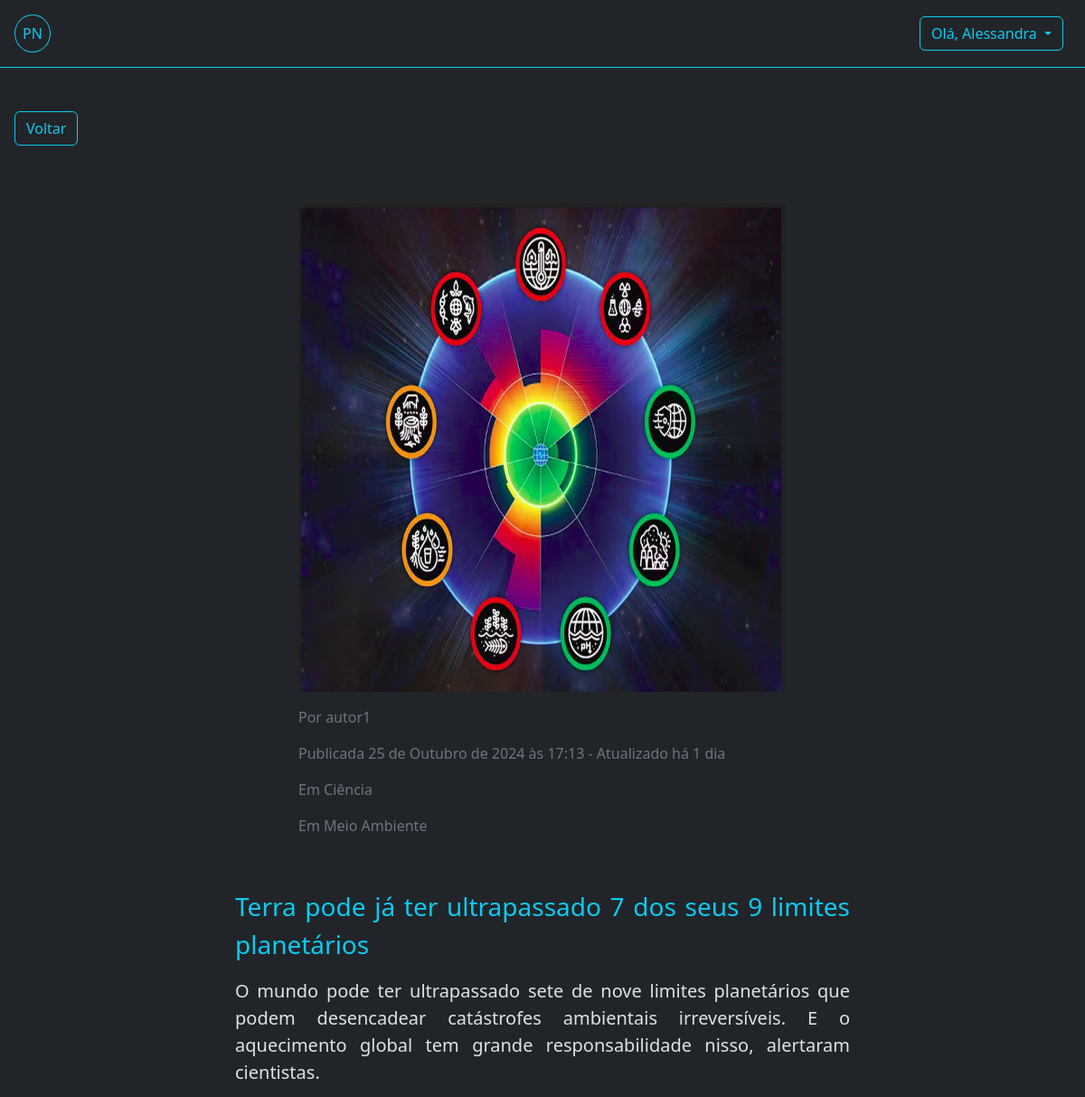
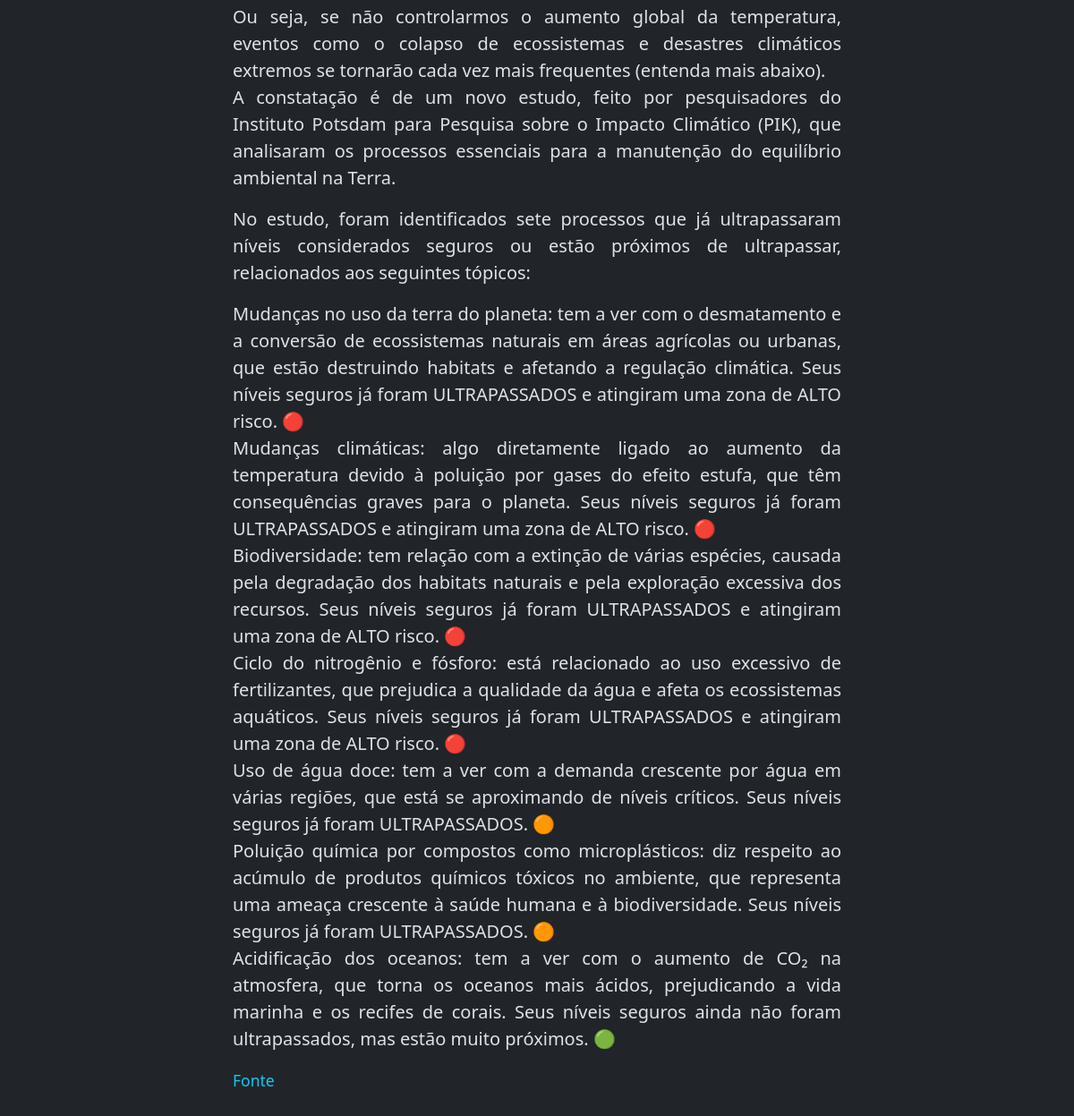
Page /adm/noticias/27/ (signed in) on the committed database (2 pictures, top to bottom).
### app_noticias/models.py (models this page shows, shortened)
class Noticia(models.Model):
    titulo = models.CharField('Título', max_length=100, unique=True,  null=True)
    slug = models.SlugField(max_length=100, editable=False, unique=True, null=True)
    subtitulo = models.CharField('Subtítulo', max_length=300, null=True )
    conteudo= models.TextField('Conteúdo', max_length=3000)
    criada_em = models.DateTimeField('Criada em', help_text='dd/mm/yyyy hh:MM', auto_now_add=True)
    atualizada_em = models.DateTimeField('Atualizada', help_text='dd/mm/yyyy hh:MM', auto_now_add=True)
    imagem = models.ImageField(upload_to='', blank=True)
    autor = models.ForeignKey(User, on_delete=models.RESTRICT, editable=False)
    categoria = models.ManyToManyField(Categoria)
    publicada_em = models.DateTimeField('Publicada em', help_text='dd/mm/yyyy hh:MM', null=True, editable=False)
    publicada = models.BooleanField('Publicada', default=False)
    num_visualizacoes = models.IntegerField(default=0, verbose_name='Número de visualizações', editable=False)
    fonte_informacao = models.CharField('Fonte', max_length=400, null=True )
    def _calcular_tempo_da_atualizacao(self) -> str:
        return calcular_tempo_decorrido(self.atualizada_em)
    atualizacao_tempo = property(_calcular_tempo_da_atualizacao)
    def _calcular_tempo_da_publicacao(self) -> str:
        '''
        Calculo do tempo de publicação da notícia:
        '''
        return calcular_tempo_decorrido(self.publicada_em)
    publicacao_tempo = property(_calcular_tempo_da_publicacao)
    class Meta:
        db_table = 'noticias'
        permissions = [
            ("pode_publicar", "Permissão atribuida à Editores para a publicação da Notícia"),
        ]

class Categoria(models.Model):
    nome = models.CharField('Categoria', max_length=30, unique=True)
    imagem = models.ImageField(upload_to='', blank=True, null=True)
    criado_em = models.DateField(auto_now_add=True)

### app_noticias/views.py (the view)
# urls.py: path('adm/noticias/<int:pk>/', NoticiaAdmDetailView.as_view(), name="noticia-adm-detail"),
class NoticiaAdmDetailView(PermissionRequiredMixin, NoticiaBaseDetailView):
    permission_required = "app_noticias.view_noticia"

### app_noticias/context_processors.py (called while the page is built)
def user_permissions(request):
    return {
        'is_editor': request.user.groups.filter(name='Editores').exists(),
        'is_author': request.user.groups.filter(name='Autores').exists(),
    }

### app_noticias/views.py (called while the page is built)
    def acrescentar_visualizacao(self, noticia_id: int = 0) -> None:
        pass

    def pode_ver_uma_noticia_nao_publicada(self) -> bool:
        eh_editor: bool = self.request.user.has_perm('app_noticias.pode_publicar')
        eh_autor: bool = self.request.user.has_perm('app_noticias.add_noticia')
        eh_autor_da_noticia: bool = eh_autor and self.object.autor == self.request.user
        pode_ver_noticia_nao_publicada: bool = eh_editor or eh_autor_da_noticia
        return self.object.publicada or pode_ver_noticia_nao_publicada

    def get(self, request, *args, **kwargs):
        self.object = self.get_object()
        if not self.pode_ver_uma_noticia_nao_publicada():
            raise PermissionDenied('Permissão para ver a notícia negada! Está notícia não foi publicada.')
        identificador = kwargs.get('pk', 0)
        self.acrescentar_visualizacao(identificador)
        context = self.get_context_data(object=self.object)
        return self.render_to_response(context)

### app_noticias/templates/noticia.html
{% extends "base.html" %}
{% load django_bootstrap5 %}
{% load static %}
{% block content %}
{% static 'media' as media_url %}
<a href="javascript:history.back()" class="mb-3 mt-5 ms-3 text-decoration-none btn btn-outline-info">Voltar</a>
<div class=" p-5 ">
    <div class="d-flex  justify-content-center ">
        <div class="d-flex flex-column" style="width: 540px;">
            <div class="ratio ratio-1x1 mb-3" style="object-fit: contain; ">
                <img src="{{media_url}}/{{noticia.imagem}}" class="rounded w-100" alt="{{noticia.titulo}}">
            </div>
            <div>
                <p class="text-secondary">Por {{noticia.autor}}</p>
                {% if noticia.publicada %}
                <p class="text-secondary">Publicada {{noticia.publicada_em}} - Atualizado há
                    {{noticia.atualizacao_tempo}}
                </p>
                {% else %}
                <p class="text-secondary">Atualizado há {{noticia.atualizacao_tempo}}</p>
                {% endif %}
                {% for cate in noticia.categoria.all %}
                <p class="text-secondary">Em {{cate.nome}}</p>
                {% endfor %}
            </div>
        </div>
    </div>
    <div class="d-flex text-center justify-content-center text-wrap" style="padding: 40px; ">
        <div class="fs-5" style="max-width: 680px; text-align: justify;">
            <p class="text-info fs-3">{{noticia.titulo}}</p>
            <p>
                {{ noticia.conteudo|safe|linebreaks }}
            </p>
            {% if "http" in noticia.fonte_informacao %}
            <a href="{{noticia.fonte_informacao}}" target="_blank" class=" text-decoration-none"><small
                    class="text-info">Fonte</small></a>
            {% else %}
            <p class="text-secondary"><small>Fonte: {{noticia.fonte_informacao}}</small></p> </small>
            {% endif %}
        </div>
    </div>
</div>
{% endblock %}

### app_noticias/templates/base.html (shortened to what this page needs)
{% load static %}
{% load django_bootstrap5 %}
{% static 'icones/user_edit.png' as editar_url %}
{% static 'icones/senha.png' as senha_url %}
{% static 'icones/news.png' as news_url %}
{% static 'icones/editor.png' as editor_url %}
{% static 'icones/logout.png' as logout_url %}
<!DOCTYPE html>
<html lang="en">
<head>
    {% load django_bootstrap5 %}
    {% bootstrap_css %}
</head>
<body class="bg-body-primary " data-bs-theme="dark">
    <div class="sticky-top  bg-body border-bottom border-info">
        <div class="  hstack d-flex">
            <a href="{% url 'home' %}">
                <div class="text-ligth m-3 p-2 rounded-circle btn btn-outline-info">PN</div>
            </a>
            {% if request.user.is_authenticated %}
            <div class="dropdown ms-auto px-4">
                <button class="btn btn-outline-info dropdown-toggle  " type="button" data-bs-toggle="dropdown"
                    aria-expanded="false">
                    Olá, {{ user.get_username }}
                </button>
            </div>
            {% else %}
            <a href="{% url 'registrar-usuario' %}" class="px-3 ms-auto text-info text-decoration-none">Sign</a>
            <a href="{% url 'login' %}" class="px-3 text-info text-decoration-none">Login</a>
            {% endif %}
        </div>
    </div>
    <div>
        {% block content %}{% endblock %}
    </div>
</body>
</html>

### rows in the picture
Noticia: imagem (picture), autor "autor1", publicada_em "25 de Outubro de 2024 às 17:13", atualizacao_tempo "1 dia", titulo "Terra pode já ter ultrapassado 7 dos seus 9 limites planetários", conteudo "O mundo pode ter ultrapassado sete de nove limites planetários que podem desencadear catástrofes ambientais irreversíveis. E o aquecimento global tem grande responsabilidade nisso, alertaram cientistas. Ou seja, se não controlarmos o aumento global da temperatura, eventos como o colapso de ecossistemas e desastres climáticos extremos se tornarão cada vez mais frequentes (entenda mais abaixo). A constatação é de um novo estudo, feito por pesquisadores do Instituto Potsdam para Pesquisa sobre o Impacto Climático (PIK), que analisaram os processos essenciais para a manutenção do equilíbrio ambiental na Terra. No estudo, foram identificados sete processos que já ultrapassaram níveis…"
Categoria: nome "Ciência"
Categoria: nome "Meio Ambiente"

### other values in the picture
{{ user.get_username }} "Alessandra"
